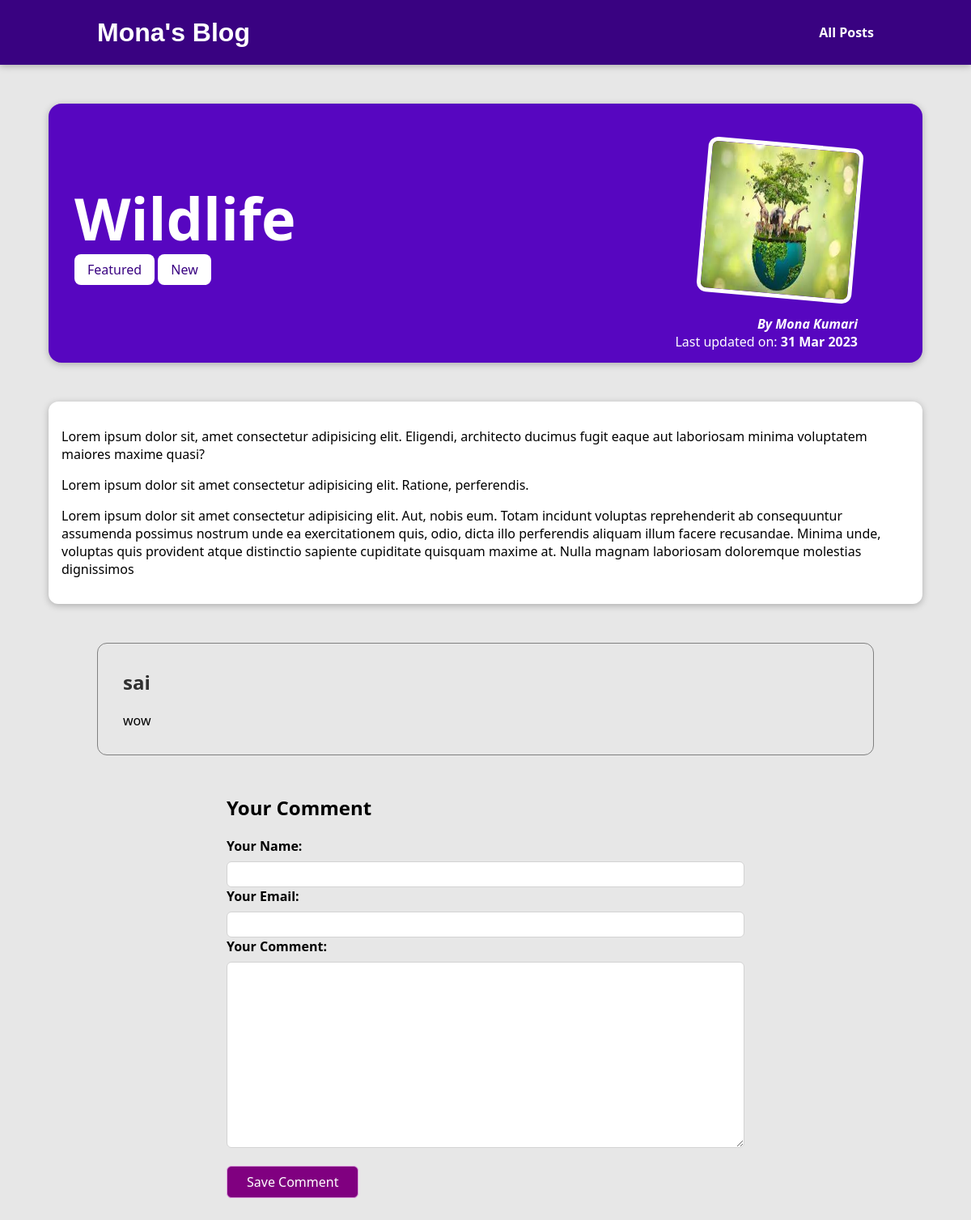
Screenshot of /posts/wildlife with the database file from the repository.
### blog/models.py (models this page shows, shortened)
class Post(models.Model):
    title = models.CharField(max_length=30)
    excerpt = models.CharField(max_length=200)
    image = models.ImageField(upload_to="posts",null=True)
    date = models.DateField(auto_now=True)
    slug = models.SlugField(unique=True, db_index=True)
    content = models.TextField(validators=[MinLengthValidator(10)])
    author = models.ForeignKey(Author, null=True, on_delete=models.SET_NULL, related_name='posts')
    tags = models.ManyToManyField(Tag)

class Tag(models.Model):
    caption = models.CharField(max_length=20)

class Author(models.Model):
    first_name = models.CharField(max_length=100)
    last_name = models.CharField(max_length=100)
    email_address = models.EmailField()
    def full_name(self):
        return f"{self.first_name} {self.last_name}"
    def __str__(self):
        return self.full_name()

class comment(models.Model):
    user_name=models.CharField(max_length=100)
    user_email=models.EmailField()
    comment_text=models.TextField(max_length=500)
    post =models.ForeignKey(Post,on_delete=models.CASCADE,related_name="comments")

### blog/views.py (the view)
# urls.py: path("posts/<slug:slug>",views.post_details,name="post_details"),
def post_details(request,slug):
    identified_post = get_object_or_404(Post,slug=slug)
    com=identified_post.comments.all().order_by("-id")
    if request.method == "POST":
        comment_form=CommentForm(request.POST)
        if comment_form.is_valid():
            comment=comment_form.save(commit=False)
            comment.post = identified_post
            comment.save()
            return HttpResponseRedirect(reverse("post_details",args=[slug]))
    else:
        comment_form = CommentForm()
        return render(request,'post-detail.html',{'singlepost':identified_post,"post_tags":identified_post.tags.all(),"form":comment_form,'comments':com})

### blog/forms.py
class CommentForm(forms.ModelForm):
    class Meta:
        model=comment
        exclude =["post"]
        labels={"user_name":"Your Name","user_email":"Your Email","comment_text":"Your Comment"}

### blog/templates/post-detail.html (shortened to what this page needs)
<!DOCTYPE html>
{% extends 'index.html' %}
{% load static %}
{% block css_files %}
    <link rel="stylesheet" href="{% static 'blog/home.css' %}">
    <link rel="stylesheet" href="{% static 'blog/post.css'%}">
    <link rel="stylesheet" href="{% static 'blog/postdetail.css' %}">
    <link rel="stylesheet" href="{% static 'blog/comment.css' %}">
{% endblock %}
{% block content %}
    <section id="summary">
        <h2>{{singlepost.title}}</h2>
        <div>
            {% for tag in post_tags %}
                <span class="tag">{{tag.caption}}</span>
            {% endfor %}
        </div>
        <article>
            <img src="{{singlepost.image.url}}" alt="{{singlepost.title}}">
            <address>By <a href="mailto:{{singlepost.author.email_address}}">{{singlepost.author}}</a></address>
            <div>
                Last updated on: <time>{{singlepost.date|date:"d M Y"}}</time>
            </div>
        </article>
    </section>
    <main>
        {{singlepost.content|linebreaks}}
    </main>
    <section id="comnt">
        <ul>
            {% for comment in comments %}
                <li>
                    <h2>{{comment.user_name}}</h2>
                    <p>{{comment.comment_text|linebreaks}}</p>
                </li>
            {% endfor %}
        </ul>
    </section>
    <section id="comment-form">
        <h2>Your Comment</h2>
        <form action="{% url 'post_details' singlepost.slug %}" method="POST">
            {% for field in form %}
            <div class="form-control {% if field.errors %}invalid{% endif %}">
                {{field.label_tag}}
                {{field}}
            </div>
            {% endfor %}
            <br>
            <button type="submit">Save Comment</button>
        </form>
    </section>
{% endblock %}

### static/app1.css (style rules this page uses)
* { box-sizing: border-box; }
html { font-family: 'Segoe UI', Tahoma, Geneva, Verdana, sans-serif; }
body { margin:0; }

### blog/static/blog/postdetail.css (style rules this page uses)
body { background-color: #e7e7e7; }
#summary { margin: 8rem auto 3rem auto; padding: 2rem; width:90%; max-width: 90rem; border-radius: 16px; background-color: #5706c0; position:relative; box-shadow:0 2px 8px rgba(0,0,0,0.25); height: 320px; }
#summary h2 { color:white; font-size: 4.5rem; margin-bottom:0.25rem; }
#summary article { position:absolute; top:2rem; right:3rem; padding:1rem 2rem; border-radius:12px; text-align:right; color:white; }
#summary article img { width:12rem; height: 12rem; border-radius:12px; transform: rotateZ(5deg); border:5px solid white; margin-bottom:1rem; }
#summary address { font-weight:bold; }
#summary a { color:white; text-decoration: none; }
#summary time { font-weight: bold; }
main { width:90%; max-width:90rem; margin:3rem auto; background-color: white; padding:1rem; border-radius: 12px; box-shadow: 0 2px 8px rgba(0,0,0,0.25); }
.tag { background-color: white; color:#390281; padding:0.5rem 1rem; border-radius: 8px; }
.form-control { margin-bottom:1 rem; }
.form-control label { font-weight: bold; margin-bottom: 0.5rem; display: block; }
.form-control input,.form-control textarea { display:block; width:100%; font: inherit; padding:0.25rem; border-radius:6px; border:1px solid lightgray; }
#comment-form { margin:3rem auto; width:90%; max-width: 40rem; border-radius: 12px; border-color: white; box-shadow:0 2px 8 px rgba(0,0,0,0.25); padding: 1 rem; }
#comment-form button { font:inherit; background-color: purple; color: white; border:1px solid plum; padding:0.5rem 1.5rem; border-radius: 6px; cursor: pointer; }

### blog/static/blog/comment.css (style rules this page uses)
#comnt { margin:3rem auto; width:90%; max-width: 60rem; border-radius: 12px; border-color: white; box-shadow:0 2px 8 px rgba(0,0,0,0.25); padding: 1px; border:1px solid grey; }
#comnt ul { list-style: none; margin:30px; padding:0; }
#comnt li { margin-bottom: 1rem; border-bottom: 2px solid #ccc; }
#comnt li:last-of-type { border-bottom: none; }
#comnt h2 { color:rgb(48, 48, 48); }

### rows the page displays
Post: title "Wildlife", image (picture), author "Mona Kumari", date "31 Mar 2023", content "Lorem ipsum dolor sit, amet consectetur adipisicing elit. Eligendi, architecto ducimus fugit eaque aut laboriosam minima voluptatem maiores maxime quasi? Lorem ipsum dolor sit amet consectetur adipisicing elit. Ratione, perferendis. Lorem ipsum dolor sit amet consectetur adipisicing elit. Aut, nobis eum. Totam incidunt voluptas reprehenderit ab consequuntur assumenda possimus nostrum unde ea exercitationem quis, odio, dicta illo perferendis aliquam illum facere recusandae. Minima unde, voluptas quis provident atque distinctio sapiente cupiditate quisquam maxime at. Nulla magnam laboriosam doloremque molestias dignissimos"
Tag: caption "Featured"
Tag: caption "New"
comment: user_name "sai", comment_text "wow"

### other values shown
{{ field.label_tag }} "Your Name:" "Your Email:" "Your Comment:"
